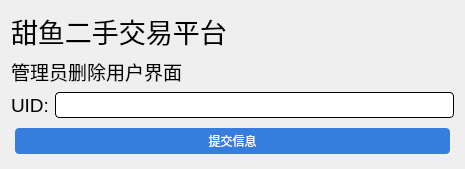
<?xml version="1.0" encoding="UTF-8"?>
<ui version="4.0">
 <class>AdminDeleteUser</class>
 <widget class="QWidget" name="AdminDeleteUser">
  <property name="geometry">
   <rect>
    <x>0</x>
    <y>0</y>
    <width>465</width>
    <height>165</height>
   </rect>
  </property>
  <property name="windowTitle">
   <string>甜鱼: 管理员删除用户界面</string>
  </property>
  <property name="styleSheet">
   <string notr="true">QPushButton {
    border: none;
    border-radius: 4px;
	padding: 4px;
	margin: 4px; 
    background-color: rgb(54, 125, 221);
    color: white;
}
QLineEdit{
	border: 1px solid black;
	border-radius: 4px;
	padding: 4px;
}
</string>
  </property>
  <layout class="QVBoxLayout" name="verticalLayout">
   <item>
    <layout class="QGridLayout" name="gridLayout">
     <item row="0" column="0">
      <widget class="QLabel" name="label">
       <property name="font">
        <font>
         <pointsize>20</pointsize>
        </font>
       </property>
       <property name="text">
        <string>甜鱼二手交易平台</string>
       </property>
      </widget>
     </item>
     <item row="2" column="0">
      <layout class="QFormLayout" name="formLayout">
       <item row="0" column="0">
        <widget class="QLabel" name="label_3">
         <property name="font">
          <font>
           <pointsize>14</pointsize>
          </font>
         </property>
         <property name="text">
          <string>UID:</string>
         </property>
        </widget>
       </item>
       <item row="0" column="1">
        <widget class="QLineEdit" name="user_uid_text"/>
       </item>
      </layout>
     </item>
     <item row="1" column="0">
      <widget class="QLabel" name="label_2">
       <property name="font">
        <font>
         <pointsize>14</pointsize>
        </font>
       </property>
       <property name="text">
        <string>管理员删除用户界面</string>
       </property>
      </widget>
     </item>
     <item row="3" column="0">
      <widget class="QPushButton" name="postBtn">
       <property name="text">
        <string>提交信息</string>
       </property>
      </widget>
     </item>
    </layout>
   </item>
  </layout>
 </widget>
 <resources/>
 <connections/>
</ui>
